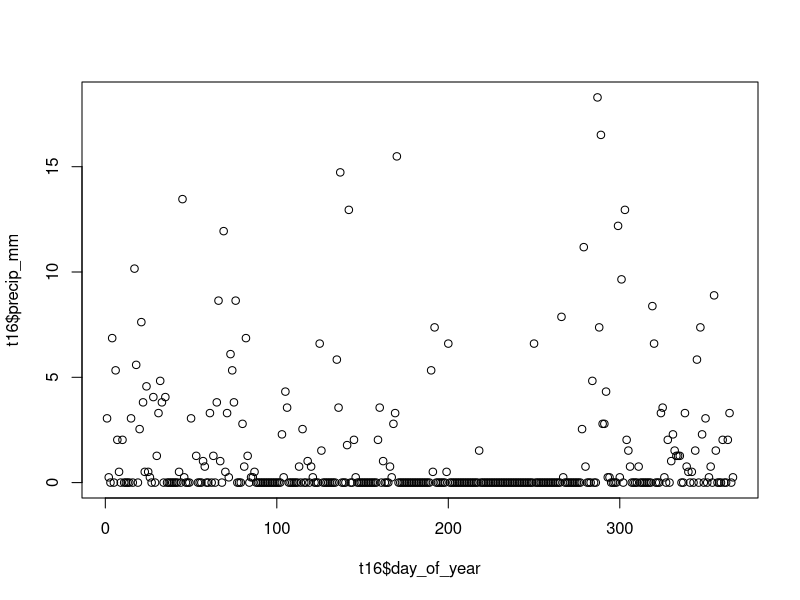
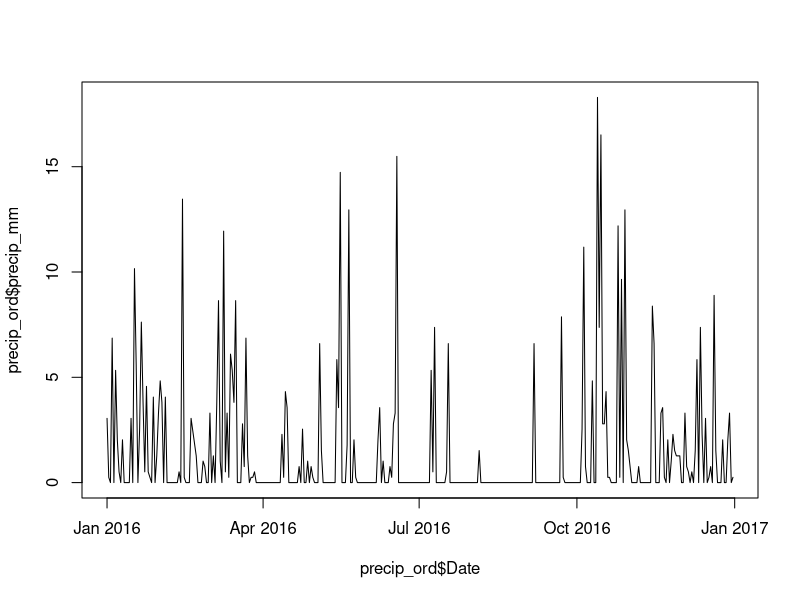
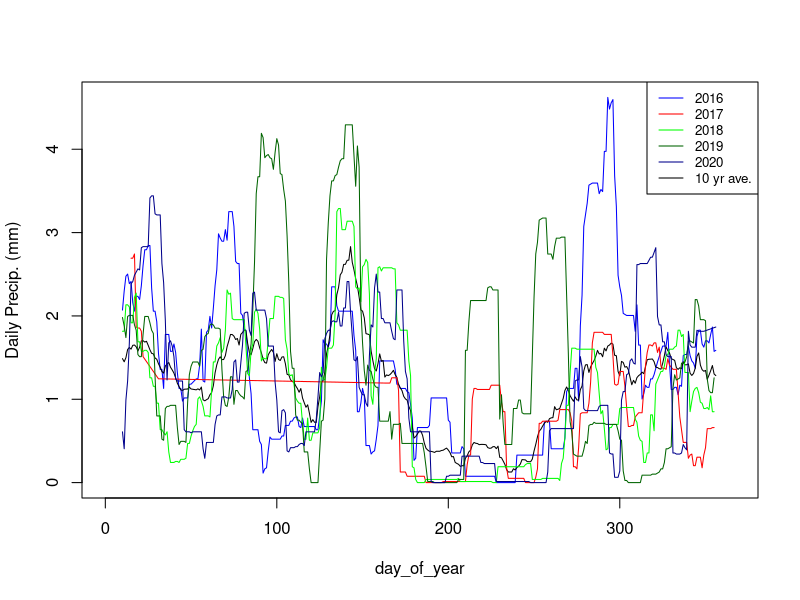

Write R code to recreate these figures, in order. (Note: this script raises an error after producing the figures.)
## ---- chunk 1
knitr::opts_chunk$set(echo = TRUE)

library(here)
library(tidyr)
library(dplyr)
## ---- chunk 2

temp <- read.csv(here("raw-data","RAWS", "Brer_Rabbit_RAWS.csv"))

#convert date to R date class
temp$Date <- as.Date(temp$Date,
                     format = '%m/%d/%Y')
## ---- chunk 3
#remove dates with no data
temp <- temp[which(temp$precip_mm > -1 ),]

#remove outliers from average
tempsub <-  temp[which(temp$precip_mm < 100 ),]

#subset temp data by year
t16 <- tempsub[which(tempsub$Year == 2016),]
t17 <- tempsub[which(tempsub$Year == 2017),]
t18 <- tempsub[which(tempsub$Year == 2018),]
t19 <- tempsub[which(tempsub$Year == 2019),]
t20 <- tempsub[which(tempsub$Year == 2020),]


#plot
plot(t16$precip_mm ~ t16$day_of_year)
#3 precip values that may be unrealisticly high? Or maybe high snowfall days?


## ---- chunk 4
precip_ave <- tempsub %>% group_by(day_of_year) %>%
  summarise(precip_ave = mean(precip_mm))

#combine with 2020 data
precip <- merge(precip_ave, t16, 
  by = "day_of_year", all = TRUE)

#remove 2 NAs
precip <- precip[complete.cases(precip), ]

#sort by date
precip_ord <- precip[order(precip$Date),]

plot(precip_ord$Date, precip_ord$precip_mm,  type = "l") #2019-2020
lines(precip_ord$Date, precip_ord$ave, col = "red") 
## ---- chunk 5
# create size of filter/ moving window
# To create our coefficients, create a vector of that is n+1 values long, divided by that 
# n+1. This will ensure that our moving average equally counts values before and after:

#5 day window
ma5 <- c(rep(1,6)) / 6

#7 day window
ma7 <- c(rep(1,8)) / 8

#10 day window
ma10 <- c(rep(1,11)) / 11

#14 day window
ma21 <- c(rep(1,20)) / 20

#30day window
ma30 <- c(rep(1,29)) / 29
## ---- chunk 6
library(stats)
precip_ord$precipAve_smooth <- stats::filter(precip_ord$precip_ave, ma21, method = "convolution", sides = 2)
precip_ord$precip16_smooth <- stats::filter(precip_ord$precip_mm, ma21, method = "convolution", sides = 2)


t17$precip17_smooth <- stats::filter(t17$precip_mm, ma21, method = "convolution", sides = 2)
t18$precip18_smooth <- stats::filter(t18$precip_mm, ma21, method = "convolution", sides = 2)
t19$precip19_smooth <- stats::filter(t19$precip_mm, ma21, method = "convolution", sides = 2)
t20$precip20_smooth <- stats::filter(t20$precip_mm, ma21, method = "convolution", sides = 2)
## ---- chunk 7
#svg("precipitation_14dayAve.svg", width = 5, height = 3)
#plot smoothed lines
plot(precip_ord$day_of_year, precip_ord$precip16_smooth, type = "l", col = "blue",
          xlab="day_of_year", ylab="Daily Precip. (mm)")

lines(precip_ord$day_of_year, precip_ord$precipAve_smooth, type = "l", main = "Precip (mm)")

lines(t17$day_of_year, t17$precip17_smooth, type = "l", main = "Precip (mm)", col = "red")
lines(t18$day_of_year, t18$precip18_smooth, type = "l", main = "Precip (mm)", col = "green")
lines(t19$day_of_year, t19$precip19_smooth, type = "l", main = "Precip (mm)", col = "dark green")
lines(t20$day_of_year, t20$precip20_smooth, type = "l", main = "Precip (mm)", col = "dark blue")

legend("topright", legend=c("2016", "2017", "2018", "2019", "2020", "10 yr ave."),
       col=c("blue", "red", "green", "dark green", "dark blue", "black"), lty=1, cex=0.8)

#dev.off()
# #plot origional lines
# plot(precip_ord$Date, precip_ord$precip_mm, type = "l", col = "blue", 
#      xlab="Date", ylab="14-day Ave. Precip. (mm)")
# lines(precip_ord$Date, precip_ord$ave, type = "l", main = "Precip (mm)")


## ---- chunk 8
#total difference in precip
sum(precip$precip_mm) - sum(precip$ave) #2.15 mm

(precip_yr <- tempsub %>% group_by(Year) %>%
  summarise(sum = sum(precip_mm)))
mean(precip_yr$sum)


#by month
library(lubridate)
precip$month <- month(as.POSIXlt(precip$Date, format="%m/%d/%Y"))

(precip_mo <- precip %>% group_by(month) %>%
  summarise(sum2020 = sum(precip_mm),
            sumAve = sum(ave)))

plot(precip_mo$month, precip_mo$sum2020, col = "blue",
          xlab="month", ylab="Monthly precip. (mm)")
points(precip_mo$month, precip_mo$sumAve, col = "black")
